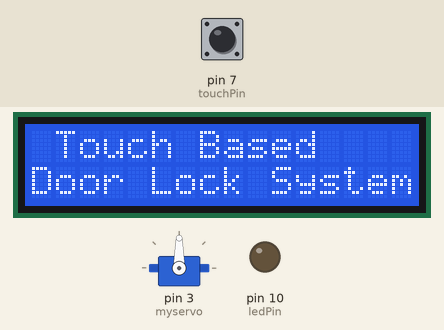
Simulated run of this sketch. Board: Arduino Uno, built with avr-gcc and run on an emulated ATmega328P. Shown: 16×2 character LCD, servo, output pins drawn as LEDs (lit = HIGH). Dashed ring = blinking. The inputs (shaded band) are chosen by the test bench; at power-on: pin 7 (touchPin) LOW.

Above: at 1.2 s.
1.3 s: pin 7 (touchPin) pulled HIGH for 0.15 s
At 2.7 s:
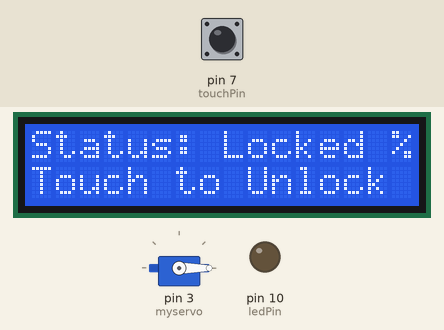
3.0 s: pin 7 (touchPin) pulled HIGH for 1 s
At 3.37 s:
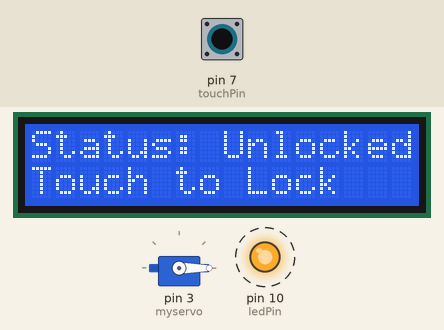
5.5 s: pin 7 (touchPin) pulled HIGH for 3.2 s
At 5.73 s:
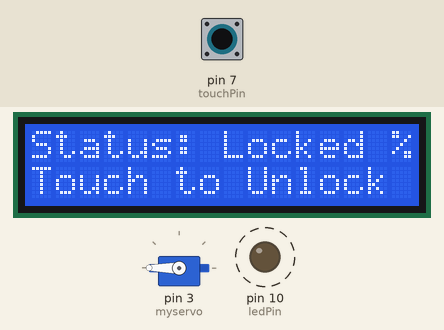
10.2 s: pin 7 (touchPin) pulsed HIGH 2 times (0.12 s each, 0.3 s apart)
At 10.43 s:
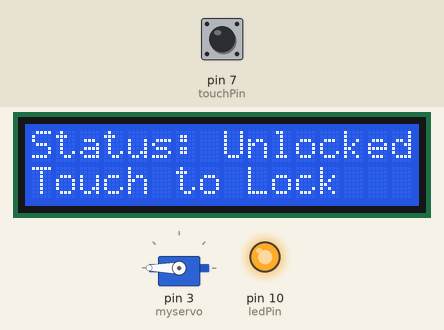
Timing chart, 0 to 13.2 s (numbered marks = the images above; inputs shaded):
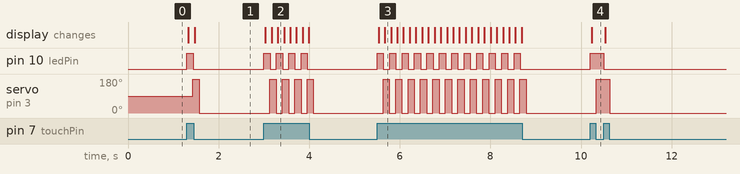

The sketch:

Door-lock-with-Touch-sensor-with-LCD-status.ino
```cpp
#include <LCD.h>
#include <LiquidCrystal.h>
#include <LiquidCrystal_I2C.h>
#include <Servo.h>

//I2C pins declaration
LiquidCrystal_I2C lcd(0x27, 2, 1, 0, 4, 5, 6, 7, 3, POSITIVE);
const int servoPin = 3; // Servo pin
const int touchPin = 7; // Pushtouch pin
int ledPin = 10;
int touchState = 0;
int directionState = 0;
Servo myservo;
int pos = 0;
void setup() {
  lcd.begin(16, 2);
  lcd.print(" Touch Based");
  lcd.setCursor(0, 1);
  lcd.print("Door Lock System");
  myservo.attach(3);
  pinMode(touchPin, INPUT);
  pinMode(ledPin, OUTPUT);
}
void loop() {
  touchState = digitalRead(touchPin);
  if (directionState == 0) {
    if (touchState == HIGH) {
      directionState = 1;
      for (pos = 0; pos < 180; pos += 1)
        digitalWrite(ledPin, 1);
      lcd.clear();
      lcd.print("Status: Unlocked");
      lcd.setCursor(0, 1);
      lcd.print("Touch to Lock");
      delay(100);
      {
        myservo.write(pos);
        delay(5); // waits 15ms to reach the position
      }
    }
  } else if (directionState == 1) {
    if (touchState == HIGH) {
      directionState = 0;
      for (pos = 180; pos >= 1; pos -= 1)
        digitalWrite(ledPin, 0);
      lcd.clear();
      lcd.print("Status: Locked %");
      lcd.setCursor(0, 1);
      lcd.print("Touch to Unlock");
       delay(100);
      {
        myservo.write(pos);
        delay(5);
      }
    }
  }
}
```

Measured:
- after the input at 1.3 s, pin 10 (ledPin): LOW → HIGH at once, → LOW 0.14 s later; servo on pin 3 (myservo): 90° → 180° after 0.13 s, → 0° 0.14 s later; the display: first changes at once (image 1 shows a later state)
- after the input at 3.0 s, pin 10 (ledPin): alternates HIGH for 0.14 s and LOW for 0.14 s, 8 changes in all, then stays LOW, starting at once; servo on pin 3 (myservo): alternates 180° for 0.14 s and 0° for 0.14 s, 8 changes in all, then stays 0°, starting after 0.13 s; the display: changes at once (image 2)
- after the input at 5.5 s, pin 10 (ledPin): alternates HIGH for 0.14 s and LOW for 0.14 s, 24 changes in all, then stays LOW, starting at once; servo on pin 3 (myservo): alternates 180° for 0.14 s and 0° for 0.14 s, 24 changes in all, then stays 0°, starting after 0.13 s; the display: first changes at once (image 3 shows a later state)
- after the input at 10.2 s, pin 10 (ledPin): LOW → HIGH at once, → LOW 0.30 s later; servo on pin 3 (myservo): 0° → 180° after 0.13 s, → 0° 0.30 s later; the display: changes at once (image 4)
